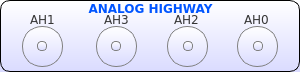
    <widget class="QFrame" name="analogHighway">
     <property name="geometry">
      <rect>
       <x>54</x>
       <y>6</y>
       <width>300</width>
       <height>72</height>
      </rect>
     </property>
     <property name="styleSheet">
      <string notr="true">/*QFrame{border:2px solid black; background-color: rgba(0,0,0,0);border-radius:10px;}
QLabel{border:1px solid rgba(0,0,0,0);}*/
QFrame{border:1px solid black; background-color: qlineargradient(x1: 0, y1: 0, x2: 0, y2: 1,stop: 0 #ffffff, stop: 1 #dadbff);border-radius:10px;}
QLabel{border:1px solid rgba(0,0,0,0);
background-color: rgb(0, 0, 0,0);
}

</string>
     </property>
     <property name="frameShape">
      <enum>QFrame::StyledPanel</enum>
     </property>
     <property name="frameShadow">
      <enum>QFrame::Plain</enum>
     </property>
     <widget class="QLabel" name="ah3_label">
      <property name="geometry">
       <rect>
        <x>100</x>
        <y>11</y>
        <width>38</width>
        <height>17</height>
       </rect>
      </property>
      <property name="font">
       <font>
        <family>DejaVu Sans</family>
        <pointsize>9</pointsize>
        <weight>50</weight>
        <bold>false</bold>
       </font>
      </property>
      <property name="styleSheet">
       <string notr="true">color: rgb(53, 53, 53);</string>
      </property>
      <property name="text">
       <string>AH3</string>
      </property>
     </widget>
     <widget class="QLabel" name="ah1_label">
      <property name="geometry">
       <rect>
        <x>26</x>
        <y>11</y>
        <width>38</width>
        <height>17</height>
       </rect>
      </property>
      <property name="font">
       <font>
        <family>DejaVu Sans</family>
        <pointsize>9</pointsize>
        <weight>50</weight>
        <bold>false</bold>
       </font>
      </property>
      <property name="styleSheet">
       <string notr="true">color: rgb(53, 53, 53);</string>
      </property>
      <property name="text">
       <string>AH1</string>
      </property>
     </widget>
     <widget class="QFrame" name="ah1_outer">
      <property name="geometry">
       <rect>
        <x>22</x>
        <y>26</y>
        <width>41</width>
        <height>41</height>
       </rect>
      </property>
      <property name="styleSheet">
       <string notr="true">border:1px solid gray;border-radius:20px;
image: url(:/new/prefix1/Button-Blank-Gray-icon.png);</string>
      </property>
      <property name="frameShape">
       <enum>QFrame::StyledPanel</enum>
      </property>
      <property name="frameShadow">
       <enum>QFrame::Raised</enum>
      </property>
      <widget class="QFrame" name="ah1_inner">
       <property name="geometry">
        <rect>
         <x>15</x>
         <y>15</y>
         <width>10</width>
         <height>10</height>
        </rect>
       </property>
       <property name="styleSheet">
        <string notr="true">border:1px solid gray;border-radius:4px;
</string>
       </property>
       <property name="frameShape">
        <enum>QFrame::StyledPanel</enum>
       </property>
       <property name="frameShadow">
        <enum>QFrame::Raised</enum>
       </property>
      </widget>
     </widget>
     <widget class="QFrame" name="ah3_outer">
      <property name="geometry">
       <rect>
        <x>96</x>
        <y>26</y>
        <width>41</width>
        <height>41</height>
       </rect>
      </property>
      <property name="styleSheet">
       <string notr="true">border:1px solid gray;border-radius:20px;
image: url(:/new/prefix1/Button-Blank-Gray-icon.png);</string>
      </property>
      <property name="frameShape">
       <enum>QFrame::StyledPanel</enum>
      </property>
      <property name="frameShadow">
       <enum>QFrame::Raised</enum>
      </property>
      <widget class="QFrame" name="ah3_inner">
       <property name="geometry">
        <rect>
         <x>15</x>
         <y>15</y>
         <width>10</width>
         <height>10</height>
        </rect>
       </property>
       <property name="styleSheet">
        <string notr="true">border:1px solid gray;border-radius:4px;
</string>
       </property>
       <property name="frameShape">
        <enum>QFrame::StyledPanel</enum>
       </property>
       <property name="frameShadow">
        <enum>QFrame::Raised</enum>
       </property>
      </widget>
     </widget>
     <widget class="QLabel" name="ah_label">
      <property name="geometry">
       <rect>
        <x>7</x>
        <y>0</y>
        <width>287</width>
        <height>16</height>
       </rect>
      </property>
      <property name="font">
       <font>
        <family>DejaVu Sans</family>
        <weight>75</weight>
        <bold>true</bold>
       </font>
      </property>
      <property name="styleSheet">
       <string notr="true">/*background-color:blue;
color: rgb(0, 85, 255);
color:white;
border:1px solid black;
border-radius:8px;*/
color: rgb(0, 85, 255);</string>
      </property>
      <property name="text">
       <string>ANALOG HIGHWAY</string>
      </property>
      <property name="alignment">
       <set>Qt::AlignCenter</set>
      </property>
     </widget>
     <widget class="QLabel" name="ah0_label">
      <property name="geometry">
       <rect>
        <x>240</x>
        <y>11</y>
        <width>43</width>
        <height>17</height>
       </rect>
      </property>
      <property name="font">
       <font>
        <family>DejaVu Sans</family>
        <pointsize>9</pointsize>
        <weight>50</weight>
        <bold>false</bold>
       </font>
      </property>
      <property name="styleSheet">
       <string notr="true">color: rgb(53, 53, 53);
background-color: rgb(0, 0, 0,0);</string>
      </property>
      <property name="text">
       <string>AH0</string>
      </property>
     </widget>
     <widget class="QFrame" name="ah0_outer">
      <property name="geometry">
       <rect>
        <x>237</x>
        <y>26</y>
        <width>41</width>
        <height>41</height>
       </rect>
      </property>
      <property name="styleSheet">
       <string notr="true">border:1px solid gray;border-radius:20px;
image: url(:/new/prefix1/Button-Blank-Gray-icon.png);</string>
      </property>
      <property name="frameShape">
       <enum>QFrame::StyledPanel</enum>
      </property>
      <property name="frameShadow">
       <enum>QFrame::Raised</enum>
      </property>
      <widget class="QFrame" name="ah0_inner">
       <property name="geometry">
        <rect>
         <x>16</x>
         <y>15</y>
         <width>10</width>
         <height>10</height>
        </rect>
       </property>
       <property name="styleSheet">
        <string notr="true">border:1px solid gray;border-radius:4px;
</string>
       </property>
       <property name="frameShape">
        <enum>QFrame::StyledPanel</enum>
       </property>
       <property name="frameShadow">
        <enum>QFrame::Raised</enum>
       </property>
      </widget>
     </widget>
     <widget class="QLabel" name="ah2_label">
      <property name="geometry">
       <rect>
        <x>170</x>
        <y>11</y>
        <width>35</width>
        <height>17</height>
       </rect>
      </property>
      <property name="font">
       <font>
        <family>DejaVu Sans</family>
        <pointsize>9</pointsize>
        <weight>50</weight>
        <bold>false</bold>
       </font>
      </property>
      <property name="styleSheet">
       <string notr="true">color: rgb(53, 53, 53);</string>
      </property>
      <property name="text">
       <string>AH2</string>
      </property>
     </widget>
     <widget class="QFrame" name="ah2_outer">
      <property name="geometry">
       <rect>
        <x>167</x>
        <y>26</y>
        <width>41</width>
        <height>41</height>
       </rect>
      </property>
      <property name="styleSheet">
       <string notr="true">border:1px solid gray;border-radius:20px;
image: url(:/new/prefix1/Button-Blank-Gray-icon.png);</string>
      </property>
      <property name="frameShape">
       <enum>QFrame::StyledPanel</enum>
      </property>
      <property name="frameShadow">
       <enum>QFrame::Raised</enum>
      </property>
      <widget class="QFrame" name="ah2_inner">
       <property name="geometry">
        <rect>
         <x>16</x>
         <y>15</y>
         <width>10</width>
         <height>10</height>
        </rect>
       </property>
       <property name="styleSheet">
        <string notr="true">border:1px solid gray;border-radius:4px;
</string>
       </property>
       <property name="frameShape">
        <enum>QFrame::StyledPanel</enum>
       </property>
       <property name="frameShadow">
        <enum>QFrame::Raised</enum>
       </property>
      </widget>
     </widget>
    </widget>
